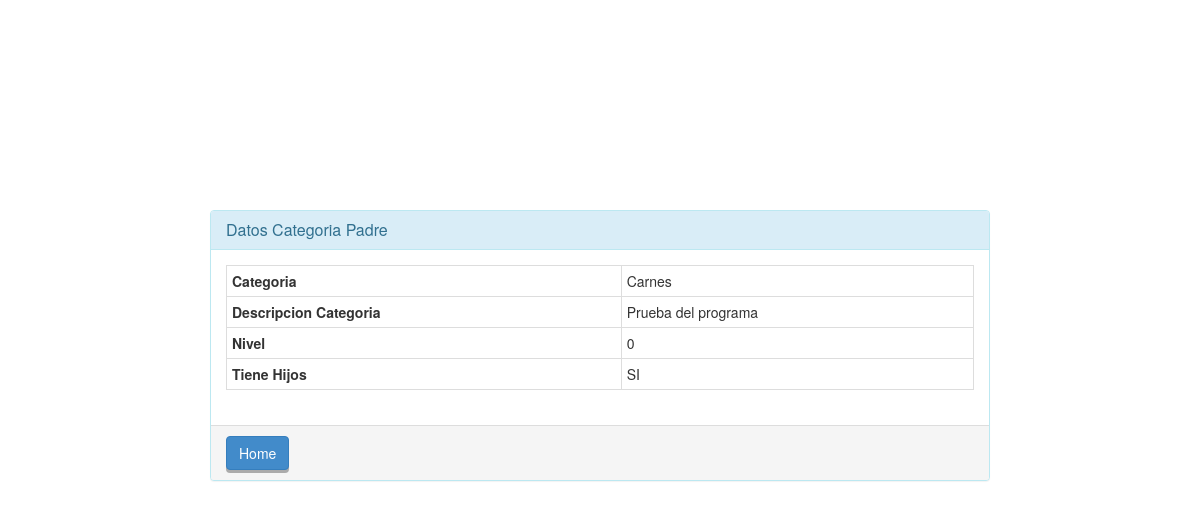
The app's page /cat_producto/read_p/1 with its own data.
### tables this page shows
CREATE TABLE `cat_producto` (
  `id_categoria` int(11) NOT NULL,
  `id_padre` int(11) NOT NULL DEFAULT '0',
  `tiene_hijos` varchar(2) NOT NULL DEFAULT 'NO',
  `categoria` varchar(60) NOT NULL DEFAULT 'Categoria',
  `descripcion_cat` varchar(120) DEFAULT NULL COMMENT 'Informacion complemetaria',
  `alta` datetime DEFAULT NULL COMMENT 'Fecha de ALTA',
  `baja` datetime DEFAULT NULL COMMENT 'Fecha de BAJA',
  `modificado` datetime DEFAULT NULL COMMENT 'Fecha de ultimo combio',
  `nivel` int(11) NOT NULL DEFAULT '0'
);

### application/modules/cat_producto/controllers/Cat_producto.php (called while the page is built, shortened)
<?php
class Cat_producto extends MX_Controller
{
    function __construct()
    {
        $this->load->model('Cat_producto_model');
        $this->load->library('form_validation');
    }
    public function read_p($id)
    {
        $row = $this->Cat_producto_model->get_by_id($id);
        if ($row) {
            $data = array(
		'id_categoria' => $row->id_categoria,
		'id_padre' => $row->id_padre,
		'tiene_hijos' => $row->tiene_hijos,
		'categoria' => $row->categoria,
		'descripcion_cat' => $row->descripcion_cat,
		'nivel' => $row->nivel,
	    );
            $this->load->view('main/header_main');
            $this->load->view('cat_producto/cat_producto_read_p', $data);
        } else {
            $this->session->set_flashdata('message', 'Record Not Found');
            redirect(site_url('catprod'));
        }
    }
}

### index.php (called while the page is built, shortened)
<?php
require_once BASEPATH.'core/CodeIgniter.php';

### application/modules/cat_producto/models/Cat_producto_model.php (called while the page is built, shortened)
<?php
class Cat_producto_model extends CI_Model
{
    public $table = 'cat_producto';
    public $id = 'cat_producto.id_categoria';
    function get_by_id($id)
    {
        $this->db->where($this->id, $id);
        return $this->db->get($this->table)->row();
    }
}

### application/modules/cat_producto/views/cat_producto_read_p.php (the view, shortened to what this page needs)
<!doctype html>
<html>
   <head>
      <link rel="stylesheet" href="<?php echo base_url('assets/bootstrap/css/bootstrap.min.css') ?>"/>
   </head>
   <body>
      <div class="panel panel-info">
         <div class="panel-heading">
            <h3 class="panel-title">Datos Categoria Padre</h3>
         </div>
         <div class="panel-body">
            <table class="table table-bordered table-condensed table-responsive">
               <tr>
                   <td><strong>Categoria</strong></td>
                  <td><?php echo $categoria; ?></td>
               </tr>
               <tr>
                  <td><strong>Descripcion Categoria</strong></td>
                  <td><?php echo $descripcion_cat; ?></td>
               </tr>
               <tr>
                  <td><strong>Nivel</strong></td>
                  <td><?php echo $nivel; ?></td>
               </tr>
               <tr>
                  <td><strong>Tiene Hijos</strong></td>
                  <td><?php echo $tiene_hijos; ?></td>
               </tr>
            </table>
         </div>
          <div class="panel-footer">
              <a href="<?php echo site_url('main') ?>" class="btn btn-primary">Home</a></td><br/>
          </div>
      </div>
   </body>
</html>

### assets/blaymo.css (style rules this page uses)
.btn-default, .btn-primary, .btn-success, .btn-info, .btn-warning, .btn-danger { -webkit-box-shadow: 0px 3px 0px rgba(0, 0, 0, 0.3); -moz-box-shadow: 0px 3px 0px rgba(0, 0, 0, 0.3); box-shadow: 0px 3px 0px rgba(0, 0, 0, 0.3); }

### application/modules/cat_producto/views/cat_producto_read_p.php (style rules this page uses)
body { padding: 15em; }

### records on screen
cat_producto: categoria "Carnes", descripcion_cat "Prueba del programa", nivel "0", tiene_hijos "SI"
